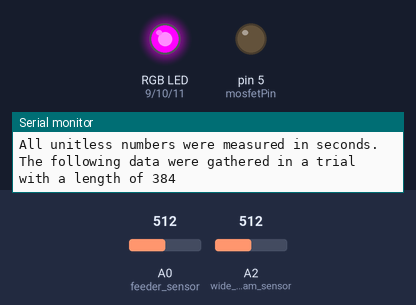
This sketch was run on a simulated Arduino Uno, built with avr-gcc and run on an emulated ATmega328P. Parts: an RGB LED mixed from three pins (HIGH = lit), output pins drawn as LEDs (lit = HIGH), the last lines printed to the serial monitor. Inputs (shaded band) come from the test bench; at power-on: A0 (feeder_sensor) = 512, A2 (wide_beam_sensor) = 512. Random numbers use the default seed unless the sketch sets one.

Above: at 1.2 s.
1.3 s: A0 (feeder_sensor) set to 13
4.6 s: A0 (feeder_sensor) set to 10
At 6.5 s:
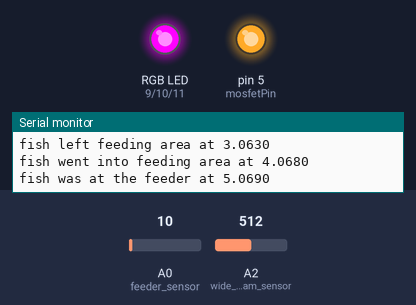
At 9.5 s:
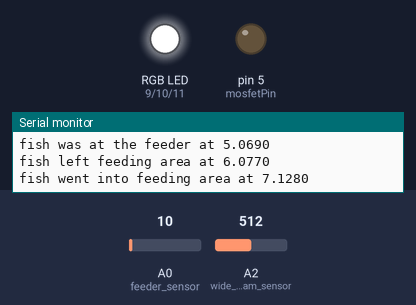
Timing chart, 0 to 11.0 s (numbered marks = the images above; inputs shaded):
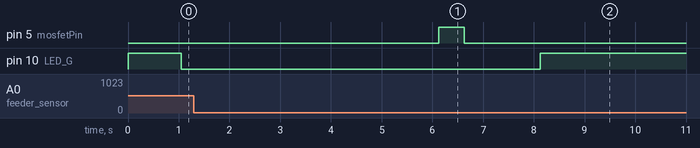

Measured:
- the behaviour switches between 12 and 11 on A0 (feeder_sensor) (found by bisection; images 0 and 1)
- after the input at 4.6 s, pin 5 (mosfetPin): LOW → HIGH after 1.5 s, → LOW 0.50 s later; pin 10 (LED_G): LOW → HIGH after 3.5 s

The sketch:

v3.5.0.ino
```cpp
/*
 * Automate RGB LED, feeder motor, reflective feeder sensor, and wide beam sensor.
 *  -Turn blue LED on (using blue instead of red because the wide beam sensor shows red lights)
 *  -Wait 8 seconds or until feeder sensor is triggered, whichever comes first
 *  -Save that time value
 *  -Feed fish (step motor using MOSFET switch)
 *  -Flash white LED 5 times
 *  -Wait until fish swims away and triggers the wide beam sensor
 *  -Wait some interval of time
 *  -Repeat from beginning for x trials
 *  -Export data manually
 *
 * If the libraries on lines 1-4 don't import correctly,
 * go to Sketch / Include Library / Add .ZIP Library and select
 * the IR_Libraries ZIP folder.
 *
 * Tamara O'Malley, Monica Gray
 * 08 August 2017
 * Updated 8/10/17 - changed LED from red to blue
 * Updated 8/11/17 - added variable for time delay between trials
 */

// set up variables for use in entire program

int placeholder = 1;

//RGB LED (common anode: R+GB)
int LED_R = 9;                      //the number of the RGB LED Red pin for the feeding light
int LED_G = 10;                     //the number of the RGB LED Green pin for the feeding light
int LED_B = 11;                     //the number of the RGB LED Blue pin for the feeding light

int LED_on = 0;                     //0 = ON at full brightness
int LED_off = 255;                  //255 = OFF

//FEEDER SENSOR (Keyence FU-23X reflective fiber sensor with FS-V21X IR amplifier)
boolean fish_got_food_yet = false;    //whether the fish has gotten close enough to the feeder to trigger the sensor (we assume it ate)
boolean fish_been_through_gate = false;
int fs_count = 0;                   //tracks how many times the feeder sensor has been read; used to slow down printing of "waiting" statement

//WIDE BEAM SENSOR (Keyence FU-A100 wide beam fiber sensor with FS-V21X IR amplifier)
int wideBeam_sensor_value = analogRead(A2);
int wideBeam_sensor_threshold = 50; //the level of output from the wide beam sensor that indicates the fish has passed through it
boolean fish_in_feeding_area = false;          //whether the fish has gone away from the feeding area, through the wide beam sensor
int wbs_count = 0;                  //tracks how many times the wide beam sensor has been read; used to slow down printing of "waiting" statement

//FEEDER controlled by MOSFET switch (Med Associates ENV-203-14P 14 mg Pellet Dispenser)
int mosfetPin = 5;                  //the number of the MOSFET switch pin

//TIMER variables
float gate_sensor_time = 0;
float feed_sensor_time = 0;
float start_time_secs = 0;
long randNumber = 0;


void setup() {
//begin SETUP section

  Serial.begin(9600);           //allow printing to the serial monitor
  randomSeed(analogRead(0));

  pinMode(LED_R, OUTPUT);       //set up pins connected to RGB leads for the feeding sensor
  pinMode(LED_G, OUTPUT);
  pinMode(LED_B, OUTPUT);
  RGB_off();

  analogReference(INTERNAL);    //set up pins to read sensors
  pinMode(A0, INPUT);           //feeder sensor
  pinMode(A2, INPUT);           //wide beam sensor

  pinMode(mosfetPin, OUTPUT);   //set up pin connected to MOSFET switch controlling the feeder
  digitalWrite(mosfetPin, LOW); //initialize feeder to OFF

  Serial.println("All unitless numbers were measured in seconds.");
}


void loop()
{
    fish_in_feeding_area = false;
    fish_been_through_gate = false;
    fish_got_food_yet = false;                    //we'll need this later

    delay(1000);                             //This waits 1 seconds so that a fish who is leaving the feeding area after waiting in there longer than the trial length won't immediately trigger the gate in the new trial

    start_time_secs = millis() / 1000.00;   //This records the uptime of the machine when the current loop was started. it needs to be saved as seconds to avoid overflow (i think? I'm taking precautions)

    randNumber = random(300, 1000);           //random(minimum seconds, maximum seconds)
    //randNumber = 30;
    Serial.print("\nThe following data were gathered in a trial with a length of "); Serial.println(randNumber);


    RGB_on(LED_off, LED_on, LED_off);               //green light on

    while (  millis()/1000 - start_time_secs <= randNumber ) { //essentially this should keep the machine checking to see if the sensor has been tripped for 59 seconds after the cycle started. i gave it a second to get back to the top of the code (does it need that? i dunno but i'm being careful)
      //Serial.print(analogRead(A0)); Serial.print("\t"); Serial.println(analogRead(A2));
      feeder_check();
      gate_check();
      if(fish_got_food_yet == true) {
        RGB_off();
      }
    }


    if (fish_got_food_yet == false) {
      Serial.println("Fish did not approach feeding sensor");
    }

    while (fish_in_feeding_area == true) {
      gate_check();
    }

}


/*
 * Function to turn on LED at desired brightness and color
 *
 * RGB_on(red brightness number, green brightness number, blue brightness number);
 *
 *  -brightness number:
 *      can enter an integer or use the "LED_on" variable
 *        on = 0 (very bright)
 *        off = 255
 *      mix and match to make different colors
 *        no light = all 3 numbers OFF (255)
 *        white = all 3 numbers ON @ same brightness
 *        red = red ON, green OFF, blue OFF
 *        etc
 */
void RGB_on(int redBrightness, int greenBrightness, int blueBrightness)
{
  analogWrite(LED_R, redBrightness);
  analogWrite(LED_G, greenBrightness);
  analogWrite(LED_B, blueBrightness);
  delay(50);
}


/*
 * Function to turn on LED off
 *
 * RGB_off();
 */
void RGB_off()
{
  analogWrite(LED_R, LED_off);
  analogWrite(LED_B, LED_off);
  analogWrite(LED_G, LED_off);
  delay(50);
}


/*
 * Function to dispense food
 *
 * dispense_food();
 *
 *  -MOSFET switch controls feeder:
 *     digitalWrite(mosfetPin, HIGH) --> activates switch to dispense food
 *     digitalWrite(mosfetPin, LOW) --> resets switch
 *
 *  -feeder needs at least 500 ms between signals
 */
void dispense_food()
{
  digitalWrite(mosfetPin, HIGH);          //dispense food
  delay(500);

  digitalWrite(mosfetPin, LOW);           //reset feeder switch
  delay(500);
}

void feeder_check()
{
  //Use these for trooubleshooting:
  //Serial.print(analogRead(A0)); Serial.print("\t");
  //Serial.print(analogRead(A2)); Serial.print("\t");
  //Serial.println("");
  //Serial.print(fish_been_through_gate);

  //Note that the A0(feeding) sensor inteprets close objects as LOW numbers, while the A2(gate) sensor interpets close objects as HIGH numbers.
  //This is why the analogRead(A0) "if loop" uses "less than", while the analogRead(A2) "if loop" uses "greater than".

  if (fish_got_food_yet == false) {
    delay(4);                                   //I have no idea why this delay is necessary, but the program won't run right without it
    //Serial.println("    passed fish_got_food_yet...");
    if (gate_check() == true) {                 //makes sure the feeder only activates when a fish is in the feeding area
      //Serial.println("    passed gate_check...");
      if (analogRead(A0) < 12) {                //do this bit if the feeder is being tripped (the number is essentially arbitrary):
        feed_sensor_time = (millis() / 1000.00) - start_time_secs;  //feeder_sensor_time is set to the current uptime(as seconds) minus the uptime at the start of the cycle(as seconds)
        Serial.print("fish was at the feeder at "); Serial.println(feed_sensor_time, 4);
        dispense_food();
        fish_got_food_yet = true;                                         //set this so we can tell the computer not to print the "fish approached..." statement again
      }
    }
  }
}


boolean gate_check()
{
  //Serial.println(analogRead(A2));       //use this for troubleshooting
  if (analogRead(A2) > 30) {
    if (fish_in_feeding_area == false) {
      gate_sensor_time = (millis() / 1000.00) - start_time_secs;
      fish_in_feeding_area = true;
      delay(1000);
      Serial.print("fish went into feeding area at "); Serial.println(gate_sensor_time, 4);
      return true;
    }
    else { //SO, if fish_in_feeding_area == true
      gate_sensor_time = (millis() / 1000.00) - start_time_secs;
      fish_in_feeding_area = false;
      delay(1000);
      Serial.print("fish left feeding area at "); Serial.println(gate_sensor_time, 4);
      return false;
    }
  }
  else {
    if (fish_in_feeding_area == true) {
      return true;
    }
    else { //SO, if fish_in_feeding_area == false
      return false;
    }
  }
}
```
